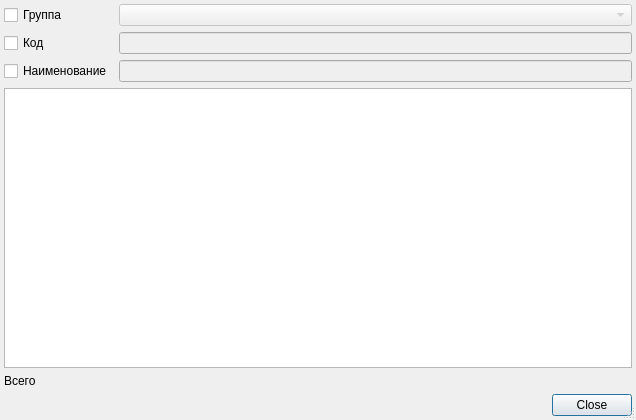
<?xml version="1.0" encoding="UTF-8"?>
<ui version="4.0">
 <class>TestListDialog</class>
 <widget class="QDialog" name="TestListDialog">
  <property name="geometry">
   <rect>
    <x>0</x>
    <y>0</y>
    <width>636</width>
    <height>420</height>
   </rect>
  </property>
  <property name="windowTitle">
   <string>Dialog</string>
  </property>
  <property name="sizeGripEnabled">
   <bool>true</bool>
  </property>
  <layout class="QGridLayout" name="gridLayout">
   <property name="margin">
    <number>4</number>
   </property>
   <item row="4" column="0" colspan="2">
    <widget class="QLabel" name="label">
     <property name="text">
      <string>Всего</string>
     </property>
    </widget>
   </item>
   <item row="0" column="0">
    <widget class="QCheckBox" name="chkGroup">
     <property name="sizePolicy">
      <sizepolicy hsizetype="Maximum" vsizetype="Fixed">
       <horstretch>0</horstretch>
       <verstretch>0</verstretch>
      </sizepolicy>
     </property>
     <property name="text">
      <string>Группа</string>
     </property>
    </widget>
   </item>
   <item row="1" column="1">
    <widget class="QLineEdit" name="edtCode">
     <property name="enabled">
      <bool>false</bool>
     </property>
    </widget>
   </item>
   <item row="3" column="0" colspan="2">
    <widget class="CTableView" name="tblItems"/>
   </item>
   <item row="5" column="0" colspan="2">
    <widget class="QDialogButtonBox" name="buttonBox">
     <property name="orientation">
      <enum>Qt::Horizontal</enum>
     </property>
     <property name="standardButtons">
      <set>QDialogButtonBox::Close</set>
     </property>
    </widget>
   </item>
   <item row="0" column="1">
    <widget class="CRBComboBox" name="cmbGroup">
     <property name="enabled">
      <bool>false</bool>
     </property>
    </widget>
   </item>
   <item row="1" column="0">
    <widget class="QCheckBox" name="chkCode">
     <property name="text">
      <string>Код</string>
     </property>
    </widget>
   </item>
   <item row="2" column="0">
    <widget class="QCheckBox" name="chkName">
     <property name="text">
      <string>Наименование</string>
     </property>
    </widget>
   </item>
   <item row="2" column="1">
    <widget class="QLineEdit" name="edtName">
     <property name="enabled">
      <bool>false</bool>
     </property>
    </widget>
   </item>
  </layout>
 </widget>
 <customwidgets>
  <customwidget>
   <class>CTableView</class>
   <extends>QTableView</extends>
   <header>library/TableView.h</header>
  </customwidget>
  <customwidget>
   <class>CRBComboBox</class>
   <extends>QComboBox</extends>
   <header>library/crbcombobox.h</header>
  </customwidget>
 </customwidgets>
 <tabstops>
  <tabstop>chkGroup</tabstop>
  <tabstop>cmbGroup</tabstop>
  <tabstop>chkCode</tabstop>
  <tabstop>edtCode</tabstop>
  <tabstop>chkName</tabstop>
  <tabstop>edtName</tabstop>
  <tabstop>tblItems</tabstop>
  <tabstop>buttonBox</tabstop>
 </tabstops>
 <resources/>
 <connections>
  <connection>
   <sender>buttonBox</sender>
   <signal>accepted()</signal>
   <receiver>TestListDialog</receiver>
   <slot>accept()</slot>
   <hints>
    <hint type="sourcelabel">
     <x>252</x>
     <y>415</y>
    </hint>
    <hint type="destinationlabel">
     <x>157</x>
     <y>274</y>
    </hint>
   </hints>
  </connection>
  <connection>
   <sender>buttonBox</sender>
   <signal>rejected()</signal>
   <receiver>TestListDialog</receiver>
   <slot>reject()</slot>
   <hints>
    <hint type="sourcelabel">
     <x>320</x>
     <y>415</y>
    </hint>
    <hint type="destinationlabel">
     <x>286</x>
     <y>274</y>
    </hint>
   </hints>
  </connection>
  <connection>
   <sender>chkGroup</sender>
   <signal>clicked(bool)</signal>
   <receiver>cmbGroup</receiver>
   <slot>setEnabled(bool)</slot>
   <hints>
    <hint type="sourcelabel">
     <x>82</x>
     <y>17</y>
    </hint>
    <hint type="destinationlabel">
     <x>266</x>
     <y>17</y>
    </hint>
   </hints>
  </connection>
  <connection>
   <sender>chkCode</sender>
   <signal>clicked(bool)</signal>
   <receiver>edtCode</receiver>
   <slot>setEnabled(bool)</slot>
   <hints>
    <hint type="sourcelabel">
     <x>76</x>
     <y>51</y>
    </hint>
    <hint type="destinationlabel">
     <x>199</x>
     <y>56</y>
    </hint>
   </hints>
  </connection>
  <connection>
   <sender>chkName</sender>
   <signal>clicked(bool)</signal>
   <receiver>edtName</receiver>
   <slot>setEnabled(bool)</slot>
   <hints>
    <hint type="sourcelabel">
     <x>108</x>
     <y>86</y>
    </hint>
    <hint type="destinationlabel">
     <x>183</x>
     <y>84</y>
    </hint>
   </hints>
  </connection>
 </connections>
</ui>
